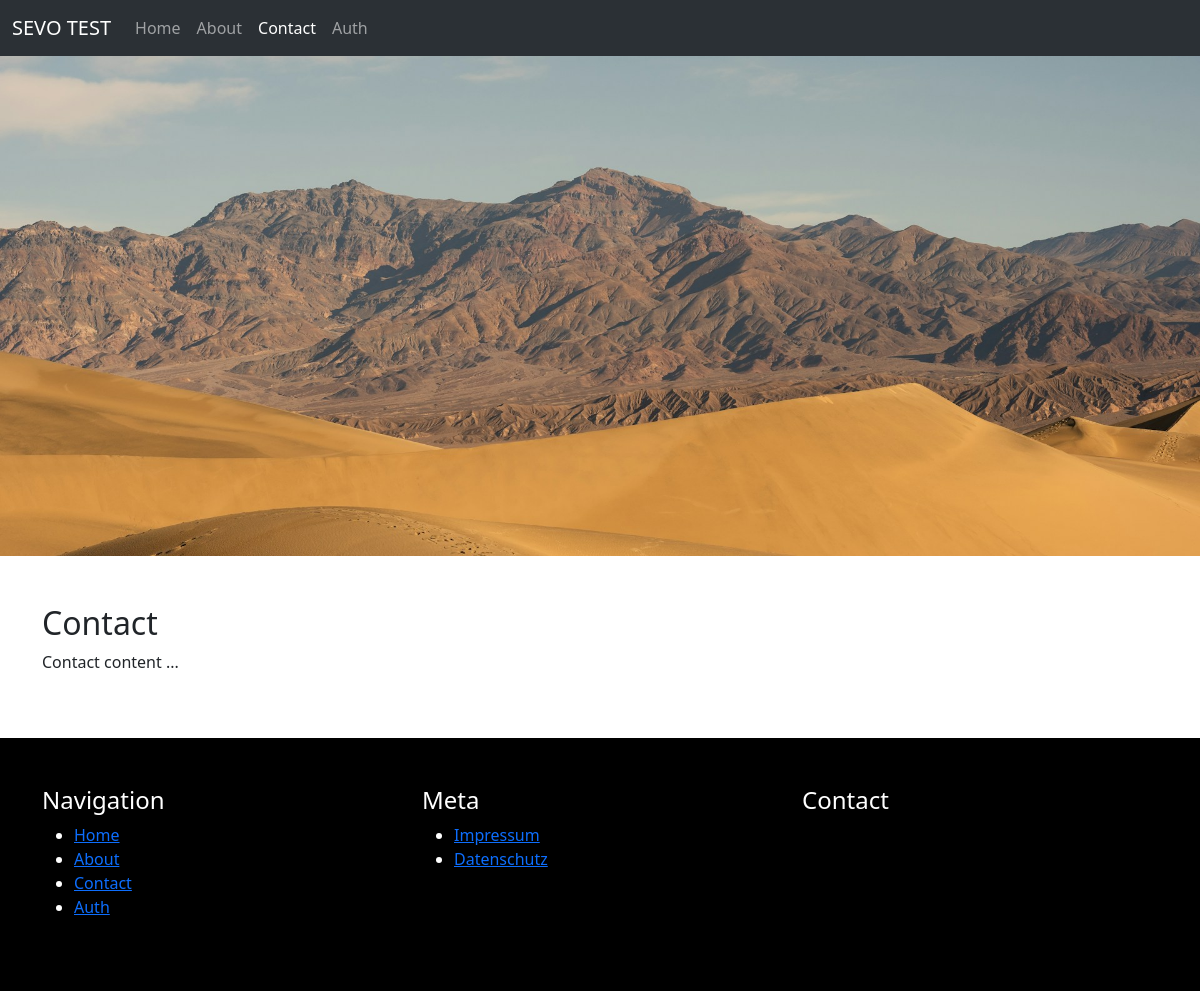
Before: /page/contact/ with the older database file.
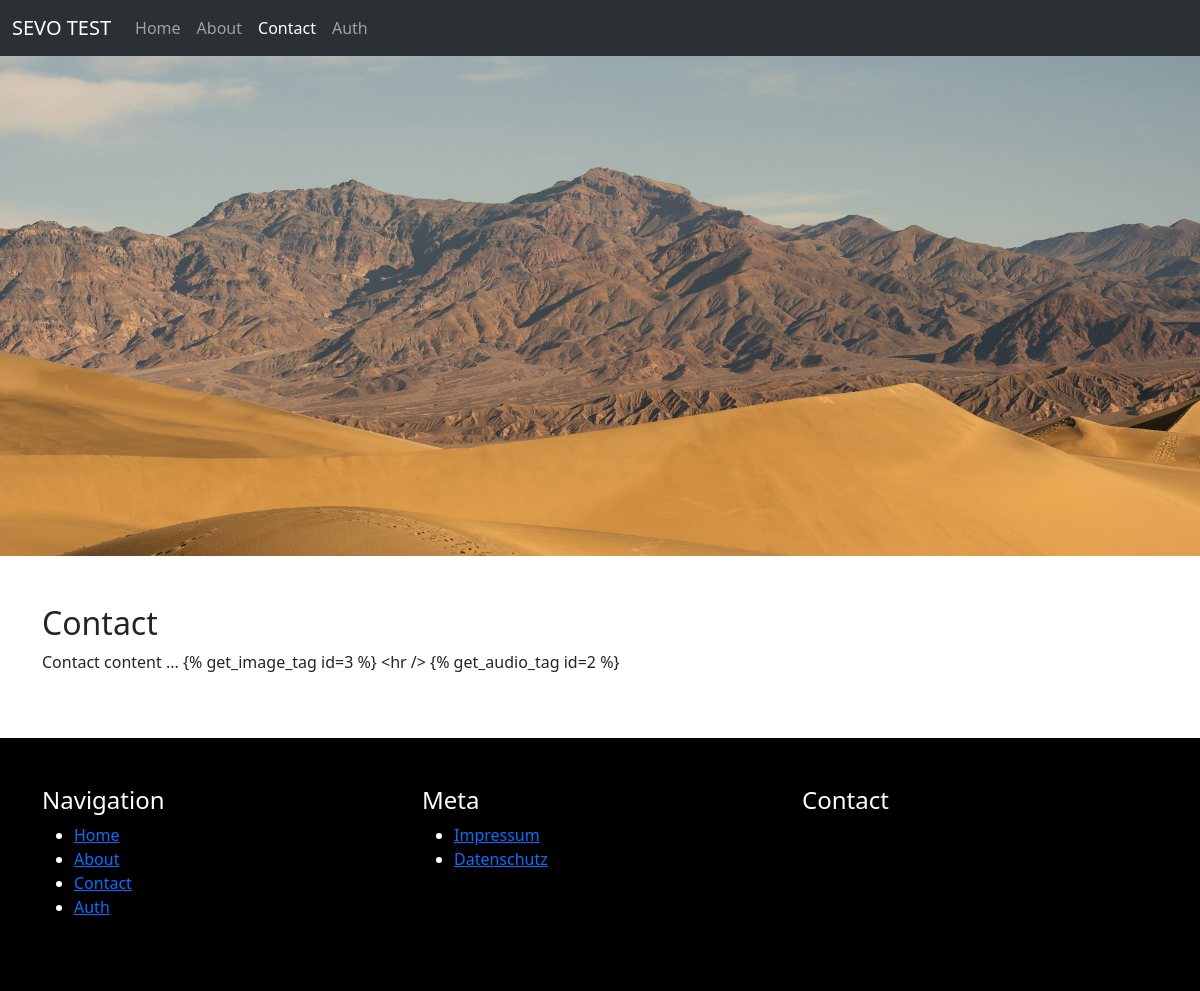
After: the same page with the newer database file.
### sevo_pages/models.py (models this page shows, shortened)
class PageMenu(models.Model):
    menu = models.ForeignKey("Menu", blank=True, null=True, on_delete=models.SET_NULL)
    page = models.ForeignKey(Page, blank=True, null=True, on_delete=models.CASCADE, verbose_name=_("Page"))
    url_path = models.SlugField(blank=True, null=True, verbose_name=_("URL path"))
    is_reverse = models.BooleanField(default=False, verbose_name=_("Is reverse"))
    order = models.PositiveIntegerField(default=0, verbose_name=_("Order"))
    published = models.BooleanField(default=True, verbose_name=_("Published"))
    def get_page(self):
        return self.page
    class Meta:
        ordering = ["order"]
        verbose_name = _("Page Menu")
        verbose_name_plural = _("Page Menus")

class Page(models.Model):
    class MenueChoices(models.IntegerChoices):
        MAIN = 0, _("Main"),
        META = 1, _("Meta"),
        NONE = 2, _("None")
    title = models.CharField(max_length=50, verbose_name=_("Title"))
    slug = models.SlugField(max_length=50, unique=True, verbose_name=_("Slug"))
    meta_description = models.CharField(max_length=160, blank=True, null=True, verbose_name=_("Meta description"))
    meta_custom = models.TextField(blank=True, null=True, verbose_name=_("Meta custom tags"))
    picture = models.ForeignKey(Picture, blank=True, null=True, on_delete=models.SET_NULL)
    url_path = models.CharField(max_length=255, blank=True, null=True, verbose_name=_("URL path"))
    is_reverse = models.BooleanField(default=False, verbose_name=_("Is reverse"))
    published = models.BooleanField(default=True, verbose_name=_("Published"))
    is_home = models.BooleanField(default=False)
    created_at = models.DateTimeField(auto_now_add=True, verbose_name=_("Created at"))
    updated_at = models.DateTimeField(auto_now=True, verbose_name=_("Updated at"))
    def get_all_pagearticles(self):
        return self.pagearticle_set.all()
    def get_published_pagearticles(self):
        return self.get_all_pagearticles().filter(published=True)
    def get_absolute_url(self):
        if self.url_path != None:
            if self.is_reverse:
                path = reverse(self.url_path)
            else:
                path = self.url_path
            return path
        if self.is_home:
            return reverse("homepage")
        return reverse("sevo-pages-detail", kwargs={"slug": self.slug})
    @classmethod
    def get_home_page(cls):
        try:
            home = cls.objects.get(is_home=True)
        except:
            home = cls.objects.first
        return home
    class Meta:
        verbose_name = _("Page")
        verbose_name_plural = _("Pages")

class PageArticle(models.Model):
    page = models.ForeignKey(Page, blank=True, null=True, on_delete=models.SET_NULL)
    article = models.ForeignKey(Article, blank=True, null=True, on_delete=models.SET_NULL, verbose_name=_("Article"))
    order = models.PositiveIntegerField(default=0, verbose_name=_("Order"))
    published = models.BooleanField(default=True, verbose_name=_("Published"))
    def get_article(self):
        return self.article
    class Meta:
        ordering = ["order"]
        verbose_name = _("Page Article")
        verbose_name_plural = _("Page Articles")

class Article(models.Model):
    name = models.CharField(max_length=150, verbose_name=_("Name"))
    title = models.CharField(max_length=150, verbose_name=_("Title"))
    content = models.TextField(verbose_name=_("Content"))
    published = models.BooleanField(default=True, verbose_name=_("Published"))
    created_at = models.DateTimeField(auto_now_add=True, verbose_name=_("Created at"))
    updated_at = models.DateTimeField(auto_now=True, verbose_name=_("Updated at"))
    def get_content_rendered(self):
        from django.template import Template, Context
        from django.template.loader import render_to_string
        try:
            tpl = Template("{% load sevo_tags %}" + self.content)
            return tpl.render(Context({}))
        except:
            return self.content
    class Meta:
        ordering = ["-updated_at"]
        verbose_name = _("Article")
        verbose_name_plural = _("Articles")

### sevo_media/models.py (models this page shows, shortened)
class Picture(models.Model):
    title = models.CharField(max_length=50)
    image = models.ImageField(upload_to="uploads/images")
    tags = models.ManyToManyField(PictureTag, blank=True)
    created_at = models.DateTimeField(auto_now_add=True)
    updated_at = models.DateTimeField(auto_now=True)
    @admin.display(description="Image URL")
    def get_image_url(self):
        if self.image:
            return self.image.url
        return None
    class Meta:
        ordering = [
            "-updated_at"
        ]
        verbose_name = _("Picture")
        verbose_name_plural = _("Pictures")

### sevo_pages/views.py (the view)
# urls.py: path("<slug:slug>/", detail, name="sevo-pages-detail")
def detail(request, slug):
    page = get_object_or_404(Page, slug=slug)
    print("path: ", request.path)
    return render(request, "sevo_pages/detail.html", {
        "page": page,
    })

### sevo_pages/models.py (called while the page is built)
    def get_all_pagemenus(self):
        return self.pagemenu_set.all()

    def get_published_pagemenus(self):
        return self.get_all_pagemenus().filter(published=True)

### sevo_templatetags/templatetags/sevo_tags.py (called while the page is built)
@register.simple_tag
def is_active_page(path, page):
    if page.get_absolute_url() == path:
        return "active"

### utils/context_processors.py (called while the page is built)
def menus_context(request):
    menus = Menu.objects.all()
    menu_main = menus.get(name="Main")
    menu_meta = menus.get(name="Meta")
    homepage = Page.get_home_page()
    return {
        "menus": menus,
        "menu_main": menu_main,
        "menu_meta": menu_meta,
        "homepage": homepage
    }

### sevo_pages/templates/sevo_pages/detail.html (shortened to what this page needs)
{% extends "base.html" %}
{% load sevo_tags %}
{% block header %}
    {% if page.picture %}
        <img class="object-fit-cover" src="{{ page.picture.get_image_url }}" width="100%" height="500" />
    {% endif %}
{% endblock %}
{% block content %}
    {% include "./partials/_content.html" %}
{% endblock %}

### templates/base.html (shortened to what this page needs)
{% load static %}
<!DOCTYPE html>
<html lang="en">
<head>
    <link rel="stylesheet" href="{% static 'vendor/node_modules/bootstrap/dist/css/bootstrap.min.css' %}">
    <link rel="stylesheet" href="{% static 'css/style.css' %}">
</head>
<body>
    {% include 'partials/_navbar.html' %}
    {% block header %}{% endblock %}
    <div class="container pt-5 pb-5">
        {% block content %}{% endblock %}
    </div>
    {% include 'partials/_footer.html' %}
</body>
</html>

### templates/partials/_navbar.html (shortened to what this page needs)
{% load sevo_tags %}
<nav class="navbar bg-dark navbar-expand-lg bg-body-tertiary" data-bs-theme="dark">
    <div class="container-fluid">
      <a class="navbar-brand" href="{% url 'homepage' %}">SEVO TEST</a>
      <div class="collapse navbar-collapse" id="navbarSupportedContent">
        <ul class="navbar-nav me-auto mb-2 mb-lg-0">
            {% for pmenu in menu_main.get_published_pagemenus %}
                <li class="nav-item">
                    <a class="nav-link {% is_active_page path=request.path page=pmenu.get_page %}" href={{ pmenu.get_page.get_absolute_url }}>{{ pmenu.get_page.title }}</a>
                </li>
            {% endfor %}
        </ul>
      </div>
    </div>
  </nav>

### sevo_pages/templates/sevo_pages/partials/_content.html
{% for particle in page.get_published_pagearticles %}
    <article>
        <h2>{{ particle.get_article.title }}</h2>
        <p>
            {{ particle.get_article.get_content_rendered }}
        </p>
    </article>
{% endfor %}

### templates/partials/_footer.html
<footer class="bg-black text-white py-5">
    <div class="container">
        <div class="row">
            <div class="col-md-4 mb-2">
                <h4>Navigation</h4>
                <ul>
                    {% for pmenu in menu_main.get_published_pagemenus %}
                        <li>
                            <a href="{{ pmenu.get_page.get_absolute_url }}">{{ pmenu.get_page.title }}</a>
                        </li>
                    {% endfor %}
                </ul>
            </div>
            <div class="col-md-4 mb-2">
                <h4>Meta</h4>
                <ul>
                    {% for pmenu in menu_meta.get_published_pagemenus %}
                        <li>
                            <a href="{{ pmenu.get_page.get_absolute_url }}">{{ pmenu.get_page.title }}</a>
                        </li>
                    {% endfor %}
                </ul>
            </div>
            <div class="col-md-4 mb-2">
                <h4>Contact</h4>
            </div>
        </div>
    </div>
</footer>

Changed rows visible on the page:
changed through a linked row, PageArticle "Contact": get_article.get_content_rendered "Contact content ..." → "Contact content ... {% get_image_tag id=3 %} <hr /> {% get_audio_tag id=2 %}"
